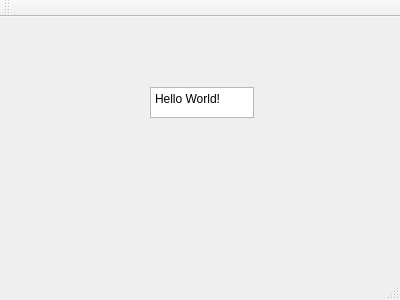
<?xml version="1.0" encoding="UTF-8"?>
<ui version="4.0">
 <class>MainWindow</class>
 <widget class="QMainWindow" name="MainWindow">
  <property name="geometry">
   <rect>
    <x>0</x>
    <y>0</y>
    <width>400</width>
    <height>300</height>
   </rect>
  </property>
  <property name="windowTitle">
   <string>MainWindow</string>
  </property>
  <widget class="QWidget" name="centralWidget">
   <widget class="QPlainTextEdit" name="plainTextEdit">
    <property name="geometry">
     <rect>
      <x>150</x>
      <y>70</y>
      <width>104</width>
      <height>31</height>
     </rect>
    </property>
    <property name="plainText">
     <string>Hello World!</string>
    </property>
   </widget>
  </widget>
  <widget class="QMenuBar" name="menuBar">
   <property name="geometry">
    <rect>
     <x>0</x>
     <y>0</y>
     <width>400</width>
     <height>22</height>
    </rect>
   </property>
  </widget>
  <widget class="QToolBar" name="mainToolBar">
   <attribute name="toolBarArea">
    <enum>TopToolBarArea</enum>
   </attribute>
   <attribute name="toolBarBreak">
    <bool>false</bool>
   </attribute>
  </widget>
  <widget class="QStatusBar" name="statusBar"/>
 </widget>
 <layoutdefault spacing="6" margin="11"/>
 <resources/>
 <connections/>
</ui>
